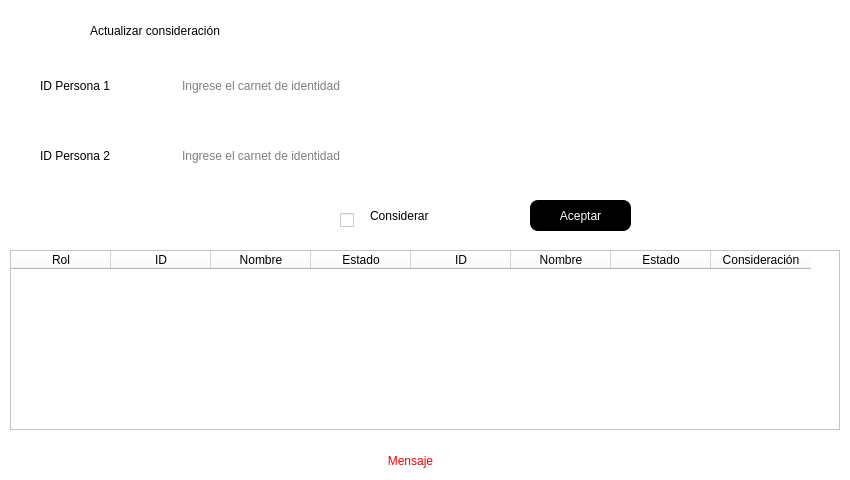
<?xml version="1.0" encoding="UTF-8"?>
<ui version="4.0">
 <class>updateDuoConsider</class>
 <widget class="QDialog" name="updateDuoConsider">
  <property name="windowModality">
   <enum>Qt::ApplicationModal</enum>
  </property>
  <property name="geometry">
   <rect>
    <x>0</x>
    <y>0</y>
    <width>850</width>
    <height>480</height>
   </rect>
  </property>
  <property name="minimumSize">
   <size>
    <width>850</width>
    <height>480</height>
   </size>
  </property>
  <property name="maximumSize">
   <size>
    <width>850</width>
    <height>480</height>
   </size>
  </property>
  <property name="windowTitle">
   <string>Actualizar</string>
  </property>
  <property name="styleSheet">
   <string notr="true">background-color: rgb(255, 255, 255);</string>
  </property>
  <widget class="QPushButton" name="btnAceptar6">
   <property name="geometry">
    <rect>
     <x>530</x>
     <y>200</y>
     <width>101</width>
     <height>31</height>
    </rect>
   </property>
   <property name="cursor">
    <cursorShape>OpenHandCursor</cursorShape>
   </property>
   <property name="styleSheet">
    <string notr="true">font: 14pt &quot;Arial&quot;;
background-color: rgb(0, 0, 0);
color: rgb(255, 255, 255);


border-radius:8px</string>
   </property>
   <property name="text">
    <string>Aceptar</string>
   </property>
  </widget>
  <widget class="QLabel" name="lblMensaje7">
   <property name="geometry">
    <rect>
     <x>220</x>
     <y>450</y>
     <width>381</width>
     <height>21</height>
    </rect>
   </property>
   <property name="styleSheet">
    <string notr="true">color: rgb(255, 0, 0);
font: 14pt &quot;Arial&quot;;</string>
   </property>
   <property name="text">
    <string>Mensaje</string>
   </property>
   <property name="alignment">
    <set>Qt::AlignCenter</set>
   </property>
  </widget>
  <widget class="QLabel" name="label_6">
   <property name="geometry">
    <rect>
     <x>370</x>
     <y>200</y>
     <width>101</width>
     <height>31</height>
    </rect>
   </property>
   <property name="styleSheet">
    <string notr="true">font: 900 14pt &quot;Segoe UI Black&quot;;</string>
   </property>
   <property name="text">
    <string>Considerar</string>
   </property>
  </widget>
  <widget class="QCheckBox" name="checkBox">
   <property name="geometry">
    <rect>
     <x>340</x>
     <y>210</y>
     <width>20</width>
     <height>21</height>
    </rect>
   </property>
   <property name="font">
    <font>
     <family>Segoe UI Black</family>
     <pointsize>14</pointsize>
     <bold>true</bold>
    </font>
   </property>
   <property name="text">
    <string/>
   </property>
  </widget>
  <widget class="QLabel" name="label_4">
   <property name="geometry">
    <rect>
     <x>40</x>
     <y>70</y>
     <width>121</width>
     <height>31</height>
    </rect>
   </property>
   <property name="styleSheet">
    <string notr="true">font: 900 14pt &quot;Segoe UI Black&quot;;</string>
   </property>
   <property name="text">
    <string>ID Persona 1</string>
   </property>
  </widget>
  <widget class="QLabel" name="label_5">
   <property name="geometry">
    <rect>
     <x>40</x>
     <y>140</y>
     <width>121</width>
     <height>31</height>
    </rect>
   </property>
   <property name="styleSheet">
    <string notr="true">font: 900 14pt &quot;Segoe UI Black&quot;;</string>
   </property>
   <property name="text">
    <string>ID Persona 2</string>
   </property>
  </widget>
  <widget class="QLineEdit" name="txtID_2">
   <property name="geometry">
    <rect>
     <x>180</x>
     <y>140</y>
     <width>261</width>
     <height>31</height>
    </rect>
   </property>
   <property name="styleSheet">
    <string notr="true">font: 14pt &quot;Arial&quot;;
border-radius:8px</string>
   </property>
   <property name="placeholderText">
    <string>Ingrese el carnet de identidad</string>
   </property>
  </widget>
  <widget class="QLabel" name="label_3">
   <property name="geometry">
    <rect>
     <x>90</x>
     <y>10</y>
     <width>231</width>
     <height>41</height>
    </rect>
   </property>
   <property name="styleSheet">
    <string notr="true">font: 900 14pt &quot;Segoe UI Black&quot;;</string>
   </property>
   <property name="text">
    <string>Actualizar consideración</string>
   </property>
  </widget>
  <widget class="QLineEdit" name="txtID">
   <property name="geometry">
    <rect>
     <x>180</x>
     <y>70</y>
     <width>261</width>
     <height>31</height>
    </rect>
   </property>
   <property name="styleSheet">
    <string notr="true">font: 14pt &quot;Arial&quot;;
border-radius:8px</string>
   </property>
   <property name="placeholderText">
    <string>Ingrese el carnet de identidad</string>
   </property>
  </widget>
  <widget class="QTableWidget" name="tblDuosInfo">
   <property name="geometry">
    <rect>
     <x>10</x>
     <y>250</y>
     <width>830</width>
     <height>180</height>
    </rect>
   </property>
   <property name="minimumSize">
    <size>
     <width>830</width>
     <height>180</height>
    </size>
   </property>
   <property name="maximumSize">
    <size>
     <width>830</width>
     <height>180</height>
    </size>
   </property>
   <property name="font">
    <font>
     <family>Segoe UI Black</family>
     <pointsize>9</pointsize>
     <bold>true</bold>
    </font>
   </property>
   <property name="styleSheet">
    <string notr="true">background-color: rgb(255, 255, 255);</string>
   </property>
   <column>
    <property name="text">
     <string>Rol</string>
    </property>
   </column>
   <column>
    <property name="text">
     <string>ID</string>
    </property>
   </column>
   <column>
    <property name="text">
     <string>Nombre</string>
    </property>
   </column>
   <column>
    <property name="text">
     <string>Estado</string>
    </property>
   </column>
   <column>
    <property name="text">
     <string>ID</string>
    </property>
   </column>
   <column>
    <property name="text">
     <string>Nombre</string>
    </property>
   </column>
   <column>
    <property name="text">
     <string>Estado</string>
    </property>
   </column>
   <column>
    <property name="text">
     <string>Consideración</string>
    </property>
   </column>
  </widget>
 </widget>
 <resources/>
 <connections/>
</ui>
